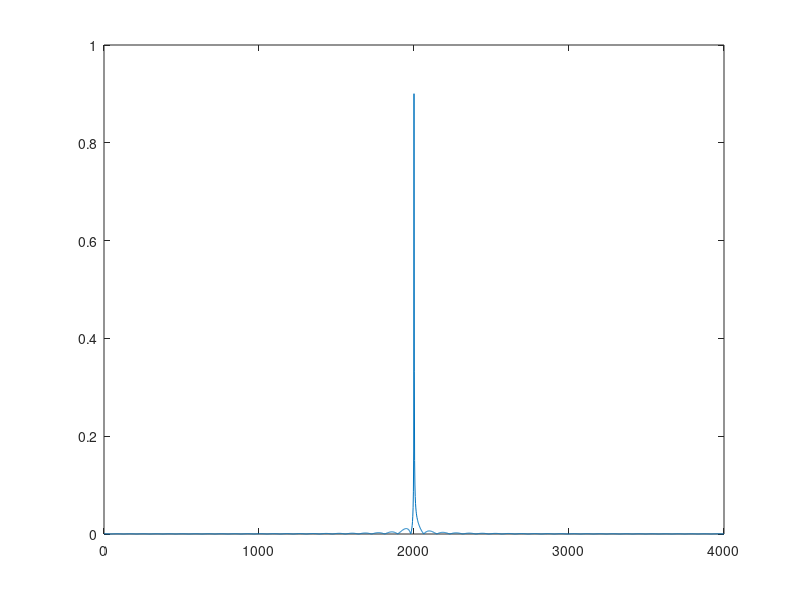

This chart was generated by the following MATLAB code:
clear all 
% the code is to get all the related data from a single execution
    snr = 4; % 4db
    N = 500;
    data_rate = 1000;
    % creating N bits, the bit rate is 1000bps(1000 bits per second)

    data = randint(N,1);
    Fs = 8000; % sampling frequency
    data_t = 0:1/data_rate:(N-1)/data_rate;
    samplesPerBit  = Fs/data_rate;

    k=1;
    for i = 1:N
        for j = 1:samplesPerBit  % these loops create the
            y(k) = data(i);      % bit stream: y is 8000hz(8000 samples per second), data is 1000 samples per second
            k=k+1;
        end 
    end  

    end_time = length(y)*(1/Fs);
    t = linspace(0,end_time,length(y));% Duration of the 
    fc = 2000;
    carrier = cos(2*pi*fc*t);
    % plot(carrier)

    modulated_signal = carrier.*y;

    % snr = 3; %3db
    noised_signal = awgn(modulated_signal,snr,'measured');

    demodulate_signal = noised_signal.*carrier;

    [b,a] = butter(5,fc/Fs);
    Filtered_signal = filtfilt(b,a,demodulate_signal);

    new_data = zeros(1,length(data));
    for index = 1:samplesPerBit:length(y)
        temp = Filtered_signal(index:index+samplesPerBit-1);
        new_data(ceil(index/8)) = mean(temp) > 0.25;  %attundate by half
    end
    ber = length(find(data==new_data'))/length(data);
%%%%
% % iter = 1:100;
% % cell_event1 = 'Binary signal';
% % cell_event2 =  'Sampled signal';
% % cell_event3 = 'Filtered signal';
% % cell_event4 = 'Modulated signal';
% % cell_event5 = 'Received signal';
% % 
% % events = {cell_event1;cell_event2;cell_event3;cell_event4;cell_event5};
% % for iter_event = 1:length(events)
% %     cell_event = events{iter_event};
% %     appe = ' for SNR=4 dBs'; 
% %     str = strcat(cell_event,appe);
% %     switch cell_event
% %         case{'Binary signal'}
% %             stem(data_t(iter),data(iter))
% %             title(str)
% %         case{'Sampled signal'}
% %             stem(t(iter),y(iter))
% %             title(str)
% %         case{'Modulated signal'}
% %             stem(t(iter),modulated_signal(iter))
% %             title(str)
% %         case{'Received signal'}
% %             stem(t(iter),noised_signal(iter))
% %             title(str)
% %         case{'Filtered signal'}
% %             stem(data_t(iter),Filtered_signal(iter)) 
% %             title(str)
% %     end
% %      print(str,'-dpng');
% % end

%fft part 
% -	Sampled signal
tk = carrier;
L = length(tk);
NEET = 2^nextpow2(L);
Y = fft(tk,NEET)/L;
f = Fs/2*linspace(0,1,NEET/2+1);
plot(f,2*abs(Y(1:NEET/2+1)));
%% -	Modulated signal x(t)




